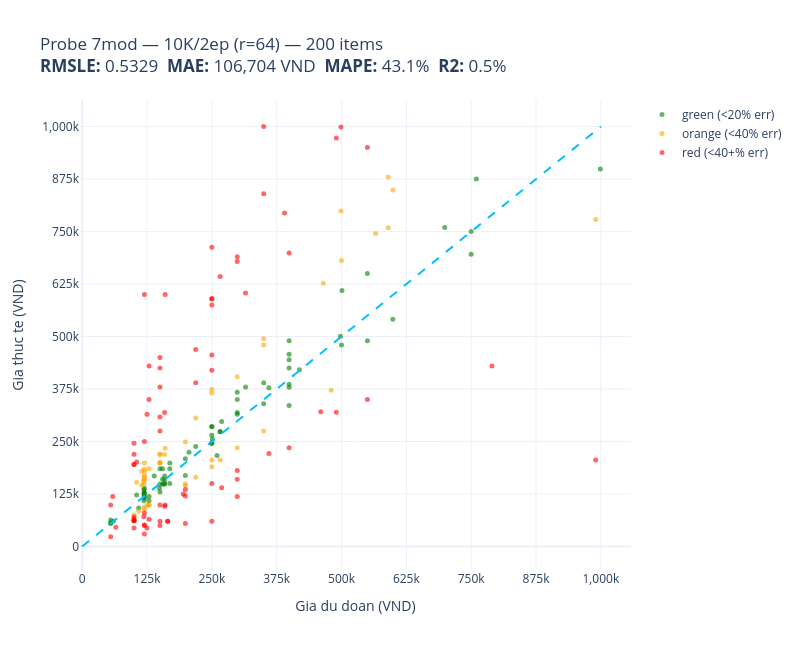
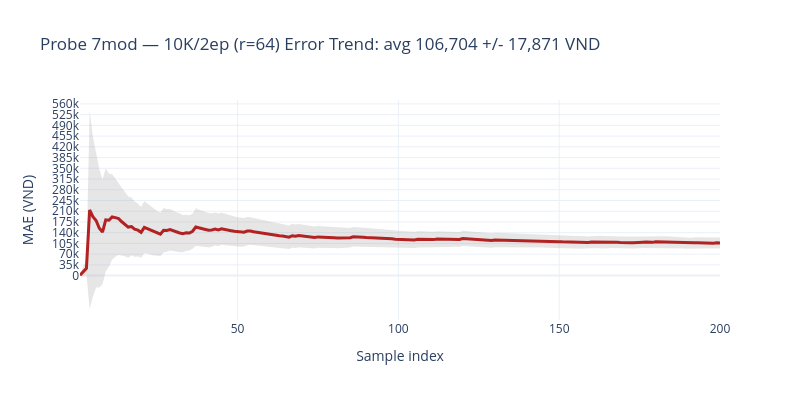

The cell these charts' notebook holds for them, in order:
### Code cell
import sys                                                                                                                                                
from pathlib import Path                                                                                                                                  
                                                                                                                                                        
# Them utils vao path (neu chua co)                                                                                                                       
notebook_dir = Path(".").resolve()
if str(notebook_dir) not in sys.path:                                                                                                                     
    sys.path.insert(0, str(notebook_dir))
                                                                                                                                                        
from utils.evaluator import plot_predictions                                                                                                              

names = [item["prompt"][:60] for item in val_raw]                                                                                                         
plot_predictions(
    np.array(trues_vnd, dtype=float),                                                                                                                     
    np.array(preds_vnd, dtype=float),
    title="Probe 7mod — 10K/2ep (r=64)",                                                                                                                  
    names=names,                                                                                                                                          
)

### Figure 1 — Plotly figure (JSON) as saved in the notebook; plotly's stock layout.template omitted (floating-point values rounded to 4 significant figures)
{"data": [{"customdata": [["Sản phẩm này có giá bao nhiêu ?\nTiêu đề: Dán cường lực GOR S<br>Pred: 150,000 VND<br>True: 149,000 VND"], ["Sản phẩm này có giá bao nhiêu ?\nTiêu đề: Sét 2 lô uốn tóc L0<br>Pred: 55,000 VND<br>True: 56,000 VND"], ["Sản phẩm này có giá bao nhiêu ?\nTiêu đề: Cáp sạc nhanh siêu <br>Pred: 119,000 VND<br>True: 135,000 VND"], ["Sản phẩm này có giá bao nhiêu ?\nTiêu đề: Sữa Tắm Kiss My Bod<br>Pred: 155,000 VND<br>True: 160,000 VND"], ["Sản phẩm này có giá bao nhiêu ?\nTiêu đề: Tinh dầu dưỡng tóc <br>Pred: 120,000 VND<br>True: 129,000 VND"], ["Sản phẩm này có giá bao nhiêu ?\nTiêu đề: Dép kẹp xốp 10F cao<br>Pred: 120,000 VND<br>True: 119,000 VND"], ["Sản phẩm này có giá bao nhiêu ?\nTiêu đề: Đồ Chơi Mô Hình Siê<br>Pred: 299,000 VND<br>True: 367,300 VND"], ["Sản phẩm này có giá bao nhiêu ?\nTiêu đề: Áo Khoác Big Size D<br>Pred: 199,000 VND<br>True: 169,000 VND"], ["Sản phẩm này có giá bao nhiêu ?\nTiêu đề: Chai Tẩy Trắng Giày<br>Pred: 109,000 VND<br>True: 91,757 VND"], ["Sản phẩm này có giá bao nhiêu ?\nTiêu đề: Hộp Hút Ẩm Ngăn Tủ <br>Pred: 129,000 VND<br>True: 119,000 VND"], ["Sản phẩm này có giá bao nhiêu ?\nTiêu đề: Gel Kẻ Mắt Waterpro<br>Pred: 299,000 VND<br>True: 315,000 VND"], ["Sản phẩm này có giá bao nhiêu ?\nTiêu đề: Giày sandal Shondo <br>Pred: 399,000 VND<br>True: 379,000 VND"], ["Sản phẩm này có giá bao nhiêu ?\nTiêu đề: Kem Chống Nắng Cấp <br>Pred: 399,000 VND<br>True: 458,000 VND"], ["Sản phẩm này có giá bao nhiêu ?\nTiêu đề: Ốp lưng An Trú Sen <br>Pred: 55,000 VND<br>True: 55,000 VND"], ["Sản phẩm này có giá bao nhiêu ?\nTiêu đề: Dep Xỏ Ngón Nữ Dế B<br>Pred: 219,000 VND<br>True: 238,000 VND"], ["Sản phẩm này có giá bao nhiêu ?\nTiêu đề: Túi đeo bụng nam đa<br>Pred: 119,000 VND<br>True: 125,000 VND"], ["Sản phẩm này có giá bao nhiêu ?\nTiêu đề: Túi đeo chéo siêu n<br>Pred: 120,000 VND<br>True: 126,000 VND"], ["Sản phẩm này có giá bao nhiêu ?\nTiêu đề: Gấu Bông Capybara H<br>Pred: 169,000 VND<br>True: 199,000 VND"], ["Sản phẩm này có giá bao nhiêu ?\nTiêu đề: Router WiFi Tenda A<br>Pred: 399,000 VND<br>True: 490,000 VND"], ["Sản phẩm này có giá bao nhiêu ?\nTiêu đề: Kính lão thị trung <br>Pred: 129,000 VND<br>True: 109,000 VND"], ["Sản phẩm này có giá bao nhiêu ?\nTiêu đề: Máy Mài Góc 960W To<br>Pred: 760,000 VND<br>True: 875,000 VND"], ["Sản phẩm này có giá bao nhiêu ?\nTiêu đề: Sạc Laptop Dell Ova<br>Pred: 550,000 VND<br>True: 490,000 VND"], ["Sản phẩm này có giá bao nhiêu ?\nTiêu đề: Sữa Dưỡng Thể NIVEA<br>Pred: 155,000 VND<br>True: 148,500 VND"], ["Sản phẩm này có giá bao nhiêu ?\nTiêu đề: Sạc USB‑C 65W cho L<br>Pred: 501,000 VND<br>True: 609,511 VND"], ["Sản phẩm này có giá bao nhiêu ?\nTiêu đề: Kính Cường Lực Tita<br>Pred: 350,000 VND<br>True: 340,000 VND"], ["Sản phẩm này có giá bao nhiêu ?\nTiêu đề: Máy mài khoàn mẫu 2<br>Pred: 750,000 VND<br>True: 696,000 VND"], ["Sản phẩm này có giá bao nhiêu ?\nTiêu đề: Bàn Phím Laptop Del<br>Pred: 266,000 VND<br>True: 273,240 VND"], ["Sản phẩm này có giá bao nhiêu ?\nTiêu đề: Serum DABO Black Ca<br>Pred: 399,000 VND<br>True: 425,000 VND"], ["Sản phẩm này có giá bao nhiêu ?\nTiêu đề: Tranh treo tường tr<br>Pred: 250,000 VND<br>True: 265,000 VND"], ["Sản phẩm này có giá bao nhiêu ?\nTiêu đề: Serum Dưỡng Chất dP<br>Pred: 599,000 VND<br>True: 541,000 VND"], ["Sản phẩm này có giá bao nhiêu ?\nTiêu đề: Rượu vang đỏ Sol de<br>Pred: 315,000 VND<br>True: 380,000 VND"], ["Sản phẩm này có giá bao nhiêu ?\nTiêu đề: UGREEN Hộp đựng ổ c<br>Pred: 399,000 VND<br>True: 336,000 VND"], ["Sản phẩm này có giá bao nhiêu ?\nTiêu đề: Thắt Lưng Nam Da Tr<br>Pred: 999,000 VND<br>True: 899,000 VND"], ["Sản phẩm này có giá bao nhiêu ?\nTiêu đề: Đèn Pha LED Năng Lư<br>Pred: 550,000 VND<br>True: 650,000 VND"], ["Sản phẩm này có giá bao nhiêu ?\nTiêu đề: Son Dưỡng Môi Deold<br>Pred: 120,000 VND<br>True: 139,000 VND"], ["Sản phẩm này có giá bao nhiêu ?\nTiêu đề: Bao da chìa khóa Ch<br>Pred: 150,000 VND<br>True: 130,000 VND"], ["Sản phẩm này có giá bao nhiêu ?\nTiêu đề: Son Kem Lì Mastige <br>Pred: 159,000 VND<br>True: 159,000 VND"], ["Sản phẩm này có giá bao nhiêu ?\nTiêu đề: Balo nữ cao cấp da <br>Pred: 169,000 VND<br>True: 185,000 VND"], ["Sản phẩm này có giá bao nhiêu ?\nTiêu đề: Sạc Laptop 19.5V-3.<br>Pred: 269,000 VND<br>True: 298,000 VND"], ["Sản phẩm này có giá bao nhiêu ?\nTiêu đề: Combo 2 Tinh Chất B<br>Pred: 498,000 VND<br>True: 501,000 VND"], ["Sản phẩm này có giá bao nhiêu ?\nTiêu đề: Túi Xách Tote Tranh<br>Pred: 119,000 VND<br>True: 109,000 VND"], ["Sản phẩm này có giá bao nhiêu ?\nTiêu đề: Quạt đứng lỡ Senko <br>Pred: 360,000 VND<br>True: 378,000 VND"], ["Sản phẩm này có giá bao nhiêu ?\nTiêu đề: Serum oh!oh! Dưỡng <br>Pred: 250,000 VND<br>True: 247,000 VND"], ["Sản phẩm này có giá bao nhiêu ?\nTiêu đề: Sạc Laptop Lenovo B<br>Pred: 251,000 VND<br>True: 256,000 VND"], ["Sản phẩm này có giá bao nhiêu ?\nTiêu đề: Sạc Laptop HP Elite<br>Pred: 500,000 VND<br>True: 480,000 VND"], ["Sản phẩm này có giá bao nhiêu ?\nTiêu đề: Kem Dưỡng Trắng Da <br>Pred: 299,000 VND<br>True: 350,000 VND"], ["Sản phẩm này có giá bao nhiêu ?\nTiêu đề: Kính Mắt Nam M02V K<br>Pred: 159,000 VND<br>True: 150,000 VND"], ["Sản phẩm này có giá bao nhiêu ?\nTiêu đề: Sạc Laptop 150W Tươ<br>Pred: 750,000 VND<br>True: 750,000 VND"], ["Sản phẩm này có giá bao nhiêu ?\nTiêu đề: Bàn Phím Máy Tính H<br>Pred: 206,000 VND<br>True: 224,543 VND"], ["Sản phẩm này có giá bao nhiêu ?\nTiêu đề: Kem Dưỡng Da Toàn T<br>Pred: 150,000 VND<br>True: 185,000 VND"], ["Sản phẩm này có giá bao nhiêu ?\nTiêu đề: Bình Đựng Nước Nhựa<br>Pred: 139,000 VND<br>True: 168,000 VND"], ["Sản phẩm này có giá bao nhiêu ?\nTiêu đề: Cài áo hoa mẫu số 1<br>Pred: 250,000 VND<br>True: 245,000 VND"], ["Sản phẩm này có giá bao nhiêu ?\nTiêu đề: Pin Tương Thích Lap<br>Pred: 419,000 VND<br>True: 421,000 VND"], ["Sản phẩm này có giá bao nhiêu ?\nTiêu đề: Nón mũ kết 5.11 Chi<br>Pred: 159,000 VND<br>True: 168,000 VND"], ["Sản phẩm này có giá bao nhiêu ?\nTiêu đề: Móc khóa da cá sấu <br>Pred: 199,000 VND<br>True: 209,000 VND"], ["Sản phẩm này có giá bao nhiêu ?\nTiêu đề: Lưỡi cắt thép thủy <br>Pred: 250,000 VND<br>True: 285,000 VND"], ["Sản phẩm này có giá bao nhiêu ?\nTiêu đề: Trò chơi trí tuệ As<br>Pred: 299,000 VND<br>True: 319,000 VND"], ["Sản phẩm này có giá bao nhiêu ?\nTiêu đề: Áo thun 5THEWAY Spi<br>Pred: 350,000 VND<br>True: 390,000 VND"], ["Sản phẩm này có giá bao nhiêu ?\nTiêu đề: Balo Thời Trang Oma<br>Pred: 399,000 VND<br>True: 386,700 VND"], ["Sản phẩm này có giá bao nhiêu ?\nTiêu đề: Sữa rửa mặt Ganier <br>Pred: 155,000 VND<br>True: 185,000 VND"], ["Sản phẩm này có giá bao nhiêu ?\nTiêu đề: Nước Hoa Hasumi Nam<br>Pred: 250,000 VND<br>True: 286,000 VND"], ["Sản phẩm này có giá bao nhiêu ?\nTiêu đề: Đồ bộ mặc nhà cao c<br>Pred: 169,000 VND<br>True: 150,000 VND"], ["Sản phẩm này có giá bao nhiêu ?\nTiêu đề: Cá Ngừ Chay Xắt Lát<br>Pred: 55,000 VND<br>True: 63,000 VND"], ["Sản phẩm này có giá bao nhiêu ?\nTiêu đề: Miếng đệm ốp tai ng<br>Pred: 120,000 VND<br>True: 115,000 VND"], ["Sản phẩm này có giá bao nhiêu ?\nTiêu đề: Găng tay phượt nam <br>Pred: 149,000 VND<br>True: 139,000 VND"], ["Sản phẩm này có giá bao nhiêu ?\nTiêu đề: Mô hình máy bay B-2<br>Pred: 105,000 VND<br>True: 122,500 VND"], ["Sản phẩm này có giá bao nhiêu ?\nTiêu đề: Pin Li‑ion 6 Cell 1<br>Pred: 399,000 VND<br>True: 445,000 VND"], ["Sản phẩm này có giá bao nhiêu ?\nTiêu đề: Nón cao bồi phớt mũ<br>Pred: 159,000 VND<br>True: 149,000 VND"], ["Sản phẩm này có giá bao nhiêu ?\nTiêu đề: Súng phun sơn 100cc<br>Pred: 260,000 VND<br>True: 217,000 VND"], ["Sản phẩm này có giá bao nhiêu ?\nTiêu đề: Máy phun sơn 600W H<br>Pred: 699,000 VND<br>True: 759,600 VND"], ["Sản phẩm này có giá bao nhiêu ?\nTiêu đề: Bàn phím tương thíc<br>Pred: 266,000 VND<br>True: 274,000 VND"], ["Sản phẩm này có giá bao nhiêu ?\nTiêu đề: Ốp lưng silicone và<br>Pred: 60,000 VND<br>True: 60,000 VND"]], "hovertemplate": "%{customdata[0]}<extra></extra>", "marker": {"color": "green", "opacity": 0.6, "size": 5}, "mode": "markers", "name": "green (<20% err)", "type": "scatter", "x": [150000.0, 55000.0, 119000.0, 155000.0, 120000.0, 120000.0, 299000.0, 199000.0, 109000.0, 129000.0, 299000.0, 399000.0, 399000.0, 55000.0, 219000.0, 119000.0, 120000.0, 169000.0, 399000.0, 129000.0, 760000.0, 550000.0, 155000.0, 501000.0, 350000.0, 750000.0, 266000.0, 399000.0, 250000.0, 599000.0, 315000.0, 399000.0, 999000.0, 550000.0, 120000.0, 150000.0, 159000.0, 169000.0, 269000.0, 498000.0, 119000.0, 360000.0, 250000.0, 251000.0, 500000.0, 299000.0, 159000.0, 750000.0, 206000.0, 150000.0, 139000.0, 250000.0, 419000.0, 159000.0, 199000.0, 250000.0, 299000.0, 350000.0, 399000.0, 155000.0, 250000.0, 169000.0, 55000.0, 120000.0, 149000.0, 105000.0, 399000.0, 159000.0, 260000.0, 699000.0, 266000.0, 60000.0], "y": [149000.0, 56000.0, 135000.0, 160000.0, 129000.0, 119000.0, 367300.0, 169000.0, 91760.0, 119000.0, 315000.0, 379000.0, 458000.0, 55000.0, 238000.0, 125000.0, 126000.0, 199000.0, 490000.0, 109000.0, 875000.0, 490000.0, 148500.0, 609500.0, 340000.0, 696000.0, 273200.0, 425000.0, 265000.0, 541000.0, 380000.0, 336000.0, 899000.0, 650000.0, 139000.0, 130000.0, 159000.0, 185000.0, 298000.0, 501000.0, 109000.0, 378000.0, 247000.0, 256000.0, 480000.0, 350000.0, 150000.0, 750000.0, 224500.0, 185000.0, 168000.0, 245000.0, 421000.0, 168000.0, 209000.0, 285000.0, 319000.0, 390000.0, 386700.0, 185000.0, 286000.0, 150000.0, 63000.0, 115000.0, 139000.0, 122500.0, 445000.0, 149000.0, 217000.0, 759600.0, 274000.0, 60000.0]}, {"customdata": [["Sản phẩm này có giá bao nhiêu ?\nTiêu đề: Dung Dịch Tắm Gội T<br>Pred: 125,000 VND<br>True: 98,000 VND"], ["Sản phẩm này có giá bao nhiêu ?\nTiêu đề: Túi Handmade Hạt Ng<br>Pred: 250,000 VND<br>True: 206,000 VND"], ["Sản phẩm này có giá bao nhiêu ?\nTiêu đề: Ví nữ ngắn gấp 3 st<br>Pred: 129,000 VND<br>True: 185,000 VND"], ["Sản phẩm này có giá bao nhiêu ?\nTiêu đề: Combo 5 lõi lọc nướ<br>Pred: 250,000 VND<br>True: 190,000 VND"], ["Sản phẩm này có giá bao nhiêu ?\nTiêu đề: Kem Dưỡng Ẩm Tay Hy<br>Pred: 219,000 VND<br>True: 305,970 VND"], ["Sản phẩm này có giá bao nhiêu ?\nTiêu đề: Bàn phím laptop dùn<br>Pred: 266,000 VND<br>True: 205,965 VND"], ["Sản phẩm này có giá bao nhiêu ?\nTiêu đề: Túi xách Đeo Chéo N<br>Pred: 129,000 VND<br>True: 99,000 VND"], ["Sản phẩm này có giá bao nhiêu ?\nTiêu đề: Thắt lưng nữ kim lo<br>Pred: 120,000 VND<br>True: 89,000 VND"], ["Sản phẩm này có giá bao nhiêu ?\nTiêu đề: Đế xuồng quai khuyế<br>Pred: 120,000 VND<br>True: 199,000 VND"], ["Sản phẩm này có giá bao nhiêu ?\nTiêu đề: Thuốc Trừ Sâu GLADI<br>Pred: 115,000 VND<br>True: 146,000 VND"], ["Sản phẩm này có giá bao nhiêu ?\nTiêu đề: Áo Mưa 2 Đầu 2 Ngườ<br>Pred: 119,000 VND<br>True: 149,000 VND"], ["Sản phẩm này có giá bao nhiêu ?\nTiêu đề: Cáp âm thanh 6.5mm <br>Pred: 119,000 VND<br>True: 156,000 VND"], ["Sản phẩm này có giá bao nhiêu ?\nTiêu đề: Ví Nam Da Bò Nhập K<br>Pred: 199,000 VND<br>True: 149,000 VND"], ["Sản phẩm này có giá bao nhiêu ?\nTiêu đề: Bộ tranh xếp hình c<br>Pred: 150,000 VND<br>True: 199,000 VND"], ["Sản phẩm này có giá bao nhiêu ?\nTiêu đề: Sạc USB‑C 65W dành <br>Pred: 500,000 VND<br>True: 681,000 VND"], ["Sản phẩm này có giá bao nhiêu ?\nTiêu đề: Kệ lưu trữ thông mi<br>Pred: 590,000 VND<br>True: 880,000 VND"], ["Sản phẩm này có giá bao nhiêu ?\nTiêu đề: Ấm Siêu Tốc Trơn Đạ<br>Pred: 199,000 VND<br>True: 145,000 VND"], ["Sản phẩm này có giá bao nhiêu ?\nTiêu đề: Thuốc Trừ Mối Termi<br>Pred: 105,000 VND<br>True: 153,000 VND"], ["Sản phẩm này có giá bao nhiêu ?\nTiêu đề: Mũ Nón Snapback Thờ<br>Pred: 159,000 VND<br>True: 219,000 VND"], ["Sản phẩm này có giá bao nhiêu ?\nTiêu đề: Áo len nữ Haint Bou<br>Pred: 199,000 VND<br>True: 249,000 VND"], ["Sản phẩm này có giá bao nhiêu ?\nTiêu đề: Mũ Nón Lưỡi Trai Un<br>Pred: 150,000 VND<br>True: 220,000 VND"], ["Sản phẩm này có giá bao nhiêu ?\nTiêu đề: Xe chở rác mini MyS<br>Pred: 120,000 VND<br>True: 169,000 VND"], ["Sản phẩm này có giá bao nhiêu ?\nTiêu đề: Ốp lưng Lenovo Xiao<br>Pred: 120,000 VND<br>True: 160,000 VND"], ["Sản phẩm này có giá bao nhiêu ?\nTiêu đề: Sữa bột Optimum Gol<br>Pred: 465,000 VND<br>True: 627,000 VND"], ["Sản phẩm này có giá bao nhiêu ?\nTiêu đề: Gel Mềm Tạo Kiểu Ar<br>Pred: 115,000 VND<br>True: 179,000 VND"], ["Sản phẩm này có giá bao nhiêu ?\nTiêu đề: Mũ lưỡi trai M22 vi<br>Pred: 120,000 VND<br>True: 167,000 VND"], ["Sản phẩm này có giá bao nhiêu ?\nTiêu đề: Đèn Ốp Vách Đương Đ<br>Pred: 350,000 VND<br>True: 495,000 VND"], ["Sản phẩm này có giá bao nhiêu ?\nTiêu đề: Combo 10 quần lót S<br>Pred: 150,000 VND<br>True: 199,000 VND"], ["Sản phẩm này có giá bao nhiêu ?\nTiêu đề: Bàn Phím Laptop Len<br>Pred: 566,000 VND<br>True: 745,200 VND"], ["Sản phẩm này có giá bao nhiêu ?\nTiêu đề: Bông tẩy trang Mini<br>Pred: 109,000 VND<br>True: 83,990 VND"], ["Sản phẩm này có giá bao nhiêu ?\nTiêu đề: Mũ nửa đầu rộng với<br>Pred: 120,000 VND<br>True: 179,000 VND"], ["Sản phẩm này có giá bao nhiêu ?\nTiêu đề: Combo 2 Xịt Thơm To<br>Pred: 299,000 VND<br>True: 404,000 VND"], ["Sản phẩm này có giá bao nhiêu ?\nTiêu đề: Áo Khoác Dù M1500 (<br>Pred: 250,000 VND<br>True: 374,680 VND"], ["Sản phẩm này có giá bao nhiêu ?\nTiêu đề: Tã quần UniDry Siêu<br>Pred: 350,000 VND<br>True: 275,000 VND"], ["Sản phẩm này có giá bao nhiêu ?\nTiêu đề: Máy Xông Khí Dung O<br>Pred: 590,000 VND<br>True: 759,000 VND"], ["Sản phẩm này có giá bao nhiêu ?\nTiêu đề: Bao da chính hãng c<br>Pred: 150,000 VND<br>True: 200,000 VND"], ["Sản phẩm này có giá bao nhiêu ?\nTiêu đề: Bát tô thủy tinh ph<br>Pred: 119,000 VND<br>True: 159,850 VND"], ["Sản phẩm này có giá bao nhiêu ?\nTiêu đề: Áo lót nâng ngực nữ<br>Pred: 299,000 VND<br>True: 235,000 VND"], ["Sản phẩm này có giá bao nhiêu ?\nTiêu đề: Thùng 12 lon bia Sa<br>Pred: 480,000 VND<br>True: 372,000 VND"], ["Sản phẩm này có giá bao nhiêu ?\nTiêu đề: Gấu bông lotso đỏ d<br>Pred: 219,000 VND<br>True: 165,000 VND"], ["Sản phẩm này có giá bao nhiêu ?\nTiêu đề: Găng tay Nitrile dà<br>Pred: 129,000 VND<br>True: 100,000 VND"], ["Sản phẩm này có giá bao nhiêu ?\nTiêu đề: Thùng Đựng Gạo Thôn<br>Pred: 499,000 VND<br>True: 799,000 VND"], ["Sản phẩm này có giá bao nhiêu ?\nTiêu đề: Combo 2 Kem Chống N<br>Pred: 350,000 VND<br>True: 480,000 VND"], ["Sản phẩm này có giá bao nhiêu ?\nTiêu đề: Túi Xách Nữ Cỡ Lớn <br>Pred: 119,000 VND<br>True: 93,150 VND"], ["Sản phẩm này có giá bao nhiêu ?\nTiêu đề: Thùng 40 gói mì xào<br>Pred: 160,000 VND<br>True: 234,000 VND"], ["Sản phẩm này có giá bao nhiêu ?\nTiêu đề: Túi xách công sở na<br>Pred: 250,000 VND<br>True: 365,750 VND"], ["Sản phẩm này có giá bao nhiêu ?\nTiêu đề: Router Wifi Linksys<br>Pred: 599,000 VND<br>True: 849,000 VND"], ["Sản phẩm này có giá bao nhiêu ?\nTiêu đề: Bọc Vô Lăng CIND 50<br>Pred: 120,000 VND<br>True: 184,000 VND"], ["Sản phẩm này có giá bao nhiêu ?\nTiêu đề: Tinh dầu mùi hương <br>Pred: 990,000 VND<br>True: 779,000 VND"], ["Sản phẩm này có giá bao nhiêu ?\nTiêu đề: Duka Con Quay Chiến<br>Pred: 150,000 VND<br>True: 220,000 VND"], ["Sản phẩm này có giá bao nhiêu ?\nTiêu đề: Bông phấn khô quai <br>Pred: 100,000 VND<br>True: 75,000 VND"]], "hovertemplate": "%{customdata[0]}<extra></extra>", "marker": {"color": "orange", "opacity": 0.6, "size": 5}, "mode": "markers", "name": "orange (<40% err)", "type": "scatter", "x": [125000.0, 250000.0, 129000.0, 250000.0, 219000.0, 266000.0, 129000.0, 120000.0, 120000.0, 115000.0, 119000.0, 119000.0, 199000.0, 150000.0, 500000.0, 590000.0, 199000.0, 105000.0, 159000.0, 199000.0, 150000.0, 120000.0, 120000.0, 465000.0, 115000.0, 120000.0, 350000.0, 150000.0, 566000.0, 109000.0, 120000.0, 299000.0, 250000.0, 350000.0, 590000.0, 150000.0, 119000.0, 299000.0, 480000.0, 219000.0, 129000.0, 499000.0, 350000.0, 119000.0, 160000.0, 250000.0, 599000.0, 120000.0, 990000.0, 150000.0, 100000.0], "y": [98000.0, 206000.0, 185000.0, 190000.0, 306000.0, 206000.0, 99000.0, 89000.0, 199000.0, 146000.0, 149000.0, 156000.0, 149000.0, 199000.0, 681000.0, 880000.0, 145000.0, 153000.0, 219000.0, 249000.0, 220000.0, 169000.0, 160000.0, 627000.0, 179000.0, 167000.0, 495000.0, 199000.0, 745200.0, 83990.0, 179000.0, 404000.0, 374700.0, 275000.0, 759000.0, 200000.0, 159800.0, 235000.0, 372000.0, 165000.0, 100000.0, 799000.0, 480000.0, 93150.0, 234000.0, 365800.0, 849000.0, 184000.0, 779000.0, 220000.0, 75000.0]}, {"customdata": [["Sản phẩm này có giá bao nhiêu ?\nTiêu đề: Master Lock 2840 EU<br>Pred: 990,000 VND<br>True: 206,000 VND"], ["Sản phẩm này có giá bao nhiêu ?\nTiêu đề: Kem Nhuộm Tóc Màu T<br>Pred: 165,000 VND<br>True: 60,000 VND"], ["Sản phẩm này có giá bao nhiêu ?\nTiêu đề: Đèn Pin Laser Xanh <br>Pred: 299,000 VND<br>True: 181,000 VND"], ["Sản phẩm này có giá bao nhiêu ?\nTiêu đề: LEGO Xe Tải Chở Rác<br>Pred: 499,000 VND<br>True: 999,000 VND"], ["Sản phẩm này có giá bao nhiêu ?\nTiêu đề: Lư xông trầm điện c<br>Pred: 250,000 VND<br>True: 420,000 VND"], ["Sản phẩm này có giá bao nhiêu ?\nTiêu đề: Mô hình khủng long <br>Pred: 150,000 VND<br>True: 450,000 VND"], ["Sản phẩm này có giá bao nhiêu ?\nTiêu đề: Vali du lịch hình c<br>Pred: 399,000 VND<br>True: 235,000 VND"], ["Sản phẩm này có giá bao nhiêu ?\nTiêu đề: Túi tote vintage mà<br>Pred: 199,000 VND<br>True: 55,000 VND"], ["Sản phẩm này có giá bao nhiêu ?\nTiêu đề: Bàn Chải Đánh Răng <br>Pred: 55,000 VND<br>True: 99,000 VND"], ["Sản phẩm này có giá bao nhiêu ?\nTiêu đề: Nước Hoa Nữ Narciso<br>Pred: 250,000 VND<br>True: 60,000 VND"], ["Sản phẩm này có giá bao nhiêu ?\nTiêu đề: Tinh dầu Midnight L<br>Pred: 490,000 VND<br>True: 973,000 VND"], ["Sản phẩm này có giá bao nhiêu ?\nTiêu đề: VÍ SEN 4 - CHÍNH HÃ<br>Pred: 120,000 VND<br>True: 600,000 VND"], ["Sản phẩm này có giá bao nhiêu ?\nTiêu đề: Vòi phun nước rửa x<br>Pred: 360,000 VND<br>True: 221,500 VND"], ["Sản phẩm này có giá bao nhiêu ?\nTiêu đề: Găng tay lông Tôn N<br>Pred: 129,000 VND<br>True: 350,000 VND"], ["Sản phẩm này có giá bao nhiêu ?\nTiêu đề: Nhang Nụ Trầm Hương<br>Pred: 150,000 VND<br>True: 380,000 VND"], ["Sản phẩm này có giá bao nhiêu ?\nTiêu đề: Lõi lọc Karofi số 7<br>Pred: 150,000 VND<br>True: 275,000 VND"], ["Sản phẩm này có giá bao nhiêu ?\nTiêu đề: Tai nghe Bluetooth <br>Pred: 250,000 VND<br>True: 590,000 VND"], ["Sản phẩm này có giá bao nhiêu ?\nTiêu đề: Thùng Bia Ngũ Hành <br>Pred: 350,000 VND<br>True: 1,000,000 VND"], ["Sản phẩm này có giá bao nhiêu ?\nTiêu đề: Kéo đầu tròn cắt lô<br>Pred: 100,000 VND<br>True: 70,000 VND"], ["Sản phẩm này có giá bao nhiêu ?\nTiêu đề: Thắt lưng thời tran<br>Pred: 125,000 VND<br>True: 44,000 VND"], ["Sản phẩm này có giá bao nhiêu ?\nTiêu đề: Razer Sphex V3 Bàn <br>Pred: 399,000 VND<br>True: 699,000 VND"], ["Sản phẩm này có giá bao nhiêu ?\nTiêu đề: Kính thời trang hot<br>Pred: 120,000 VND<br>True: 29,500 VND"], ["Sản phẩm này có giá bao nhiêu ?\nTiêu đề: Túi Đeo Chéo Nam HA<br>Pred: 100,000 VND<br>True: 44,000 VND"], ["Sản phẩm này có giá bao nhiêu ?\nTiêu đề: Balo Da Nam Thời Tr<br>Pred: 150,000 VND<br>True: 308,700 VND"], ["Sản phẩm này có giá bao nhiêu ?\nTiêu đề: Mặt Khóa Thắt Lưng <br>Pred: 250,000 VND<br>True: 590,000 VND"], ["Sản phẩm này có giá bao nhiêu ?\nTiêu đề: Phấn Nền Mịn Lì Cat<br>Pred: 219,000 VND<br>True: 390,000 VND"], ["Sản phẩm này có giá bao nhiêu ?\nTiêu đề: Viên chả tôm 200g  <br>Pred: 100,000 VND<br>True: 62,000 VND"], ["Sản phẩm này có giá bao nhiêu ?\nTiêu đề: Bật lửa gas 1 tia L<br>Pred: 160,000 VND<br>True: 99,000 VND"], ["Sản phẩm này có giá bao nhiêu ?\nTiêu đề: Sốt mayonnaise Kewp<br>Pred: 65,000 VND<br>True: 46,100 VND"], ["Sản phẩm này có giá bao nhiêu ?\nTiêu đề: Hộp mực 14A/EP 333 <br>Pred: 160,000 VND<br>True: 600,000 VND"], ["Sản phẩm này có giá bao nhiêu ?\nTiêu đề: Bộ bình uống nước 6<br>Pred: 315,000 VND<br>True: 603,750 VND"], ["Sản phẩm này có giá bao nhiêu ?\nTiêu đề: Mô hình khủng long <br>Pred: 150,000 VND<br>True: 425,000 VND"], ["Sản phẩm này có giá bao nhiêu ?\nTiêu đề: Mũi khoan lỗ 75mm T<br>Pred: 460,000 VND<br>True: 321,000 VND"], ["Sản phẩm này có giá bao nhiêu ?\nTiêu đề: Đồ chơi đàn gõ Xylo<br>Pred: 269,000 VND<br>True: 140,000 VND"], ["Sản phẩm này có giá bao nhiêu ?\nTiêu đề: Bộ Kéo Spa Cắt Tỉa <br>Pred: 125,000 VND<br>True: 315,000 VND"], ["Sản phẩm này có giá bao nhiêu ?\nTiêu đề: Ổ khóa ABUS 88/50 P<br>Pred: 390,000 VND<br>True: 794,000 VND"], ["Sản phẩm này có giá bao nhiêu ?\nTiêu đề: Xịt Dưỡng Tóc Hương<br>Pred: 195,000 VND<br>True: 125,000 VND"], ["Sản phẩm này có giá bao nhiêu ?\nTiêu đề: Yến Khánh Hoà La Sa<br>Pred: 150,000 VND<br>True: 50,000 VND"], ["Sản phẩm này có giá bao nhiêu ?\nTiêu đề: Gói dầu gội và xả H<br>Pred: 150,000 VND<br>True: 60,000 VND"], ["Sản phẩm này có giá bao nhiêu ?\nTiêu đề: Cá Đỗng Xẻ Trộn Nướ<br>Pred: 105,000 VND<br>True: 201,000 VND"], ["Sản phẩm này có giá bao nhiêu ?\nTiêu đề: Tấm Chắn Dầu 4 Tron<br>Pred: 129,000 VND<br>True: 430,000 VND"], ["Sản phẩm này có giá bao nhiêu ?\nTiêu đề: Túi iPad Nam 28x25x<br>Pred: 150,000 VND<br>True: 99,000 VND"], ["Sản phẩm này có giá bao nhiêu ?\nTiêu đề: Balo Laptop Mr Vui <br>Pred: 250,000 VND<br>True: 575,000 VND"], ["Sản phẩm này có giá bao nhiêu ?\nTiêu đề: Lưỡi cắt gỗ 185mm 4<br>Pred: 250,000 VND<br>True: 150,000 VND"], ["Sản phẩm này có giá bao nhiêu ?\nTiêu đề: Phong bì carton MPB<br>Pred: 100,000 VND<br>True: 195,000 VND"], ["Sản phẩm này có giá bao nhiêu ?\nTiêu đề: Lót gót dày silicon<br>Pred: 55,000 VND<br>True: 23,000 VND"], ["Sản phẩm này có giá bao nhiêu ?\nTiêu đề: Ruột Bút Chì Kim B <br>Pred: 165,000 VND<br>True: 60,000 VND"], ["Sản phẩm này có giá bao nhiêu ?\nTiêu đề: Tranh dân gian Đông<br>Pred: 550,000 VND<br>True: 350,000 VND"], ["Sản phẩm này có giá bao nhiêu ?\nTiêu đề: Khăn Giấy Vệ Sinh P<br>Pred: 100,000 VND<br>True: 246,000 VND"], ["Sản phẩm này có giá bao nhiêu ?\nTiêu đề: Tấm làm mềm nệm Top<br>Pred: 350,000 VND<br>True: 840,000 VND"], ["Sản phẩm này có giá bao nhiêu ?\nTiêu đề: Nước cam ép Vfresh <br>Pred: 100,000 VND<br>True: 65,000 VND"], ["Sản phẩm này có giá bao nhiêu ?\nTiêu đề: Mô Hình Xe Design O<br>Pred: 299,000 VND<br>True: 679,000 VND"], ["Sản phẩm này có giá bao nhiêu ?\nTiêu đề: Balo học sinh 2/3 l<br>Pred: 100,000 VND<br>True: 195,000 VND"], ["Sản phẩm này có giá bao nhiêu ?\nTiêu đề: Tấm lót sơ sinh chố<br>Pred: 100,000 VND<br>True: 62,000 VND"], ["Sản phẩm này có giá bao nhiêu ?\nTiêu đề: Quạt Tản Nhiệt Fan <br>Pred: 120,000 VND<br>True: 50,000 VND"], ["Sản phẩm này có giá bao nhiêu ?\nTiêu đề: Quần Lót Nam Woada <br>Pred: 129,000 VND<br>True: 65,000 VND"], ["Sản phẩm này có giá bao nhiêu ?\nTiêu đề: Phụ kiện đan móc Hả<br>Pred: 100,000 VND<br>True: 220,000 VND"], ["Sản phẩm này có giá bao nhiêu ?\nTiêu đề: Túi xách du lịch BE<br>Pred: 490,000 VND<br>True: 320,000 VND"], ["Sản phẩm này có giá bao nhiêu ?\nTiêu đề: Mũ lưỡi trai trẻ tr<br>Pred: 120,000 VND<br>True: 51,000 VND"], ["Sản phẩm này có giá bao nhiêu ?\nTiêu đề: Dung dịch Vệ Sinh M<br>Pred: 159,000 VND<br>True: 96,000 VND"], ["Sản phẩm này có giá bao nhiêu ?\nTiêu đề: Ấm Siêu Tốc Điện In<br>Pred: 199,000 VND<br>True: 136,000 VND"], ["Sản phẩm này có giá bao nhiêu ?\nTiêu đề: Giày tây nam công c<br>Pred: 299,000 VND<br>True: 160,000 VND"], ["Sản phẩm này có giá bao nhiêu ?\nTiêu đề: Combo 2 Chiếc Bịt T<br>Pred: 100,000 VND<br>True: 61,000 VND"], ["Sản phẩm này có giá bao nhiêu ?\nTiêu đề: Lò xo máy pha thuốc<br>Pred: 120,000 VND<br>True: 250,000 VND"], ["Sản phẩm này có giá bao nhiêu ?\nTiêu đề: Kệ Gỗ Treo Tường Sá<br>Pred: 790,000 VND<br>True: 430,000 VND"], ["Sản phẩm này có giá bao nhiêu ?\nTiêu đề: Dầu gội dưỡng ẩm hư<br>Pred: 219,000 VND<br>True: 469,000 VND"], ["Sản phẩm này có giá bao nhiêu ?\nTiêu đề: Bàn phím gaming Del<br>Pred: 266,000 VND<br>True: 642,910 VND"], ["Sản phẩm này có giá bao nhiêu ?\nTiêu đề: Bình ăn bột bé Kuku<br>Pred: 299,000 VND<br>True: 119,000 VND"], ["Sản phẩm này có giá bao nhiêu ?\nTiêu đề: Kem Dưỡng Ẩm Cetaph<br>Pred: 250,000 VND<br>True: 456,000 VND"], ["Sản phẩm này có giá bao nhiêu ?\nTiêu đề: Phân hữu cơ Senmic <br>Pred: 120,000 VND<br>True: 80,000 VND"], ["Sản phẩm này có giá bao nhiêu ?\nTiêu đề: Nước Hoa Hồng Puder<br>Pred: 250,000 VND<br>True: 712,500 VND"], ["Sản phẩm này có giá bao nhiêu ?\nTiêu đề: Combo 02 Massage Mắ<br>Pred: 119,000 VND<br>True: 71,000 VND"], ["Sản phẩm này có giá bao nhiêu ?\nTiêu đề: Miếng Đệm Kê Tay Bà<br>Pred: 59,000 VND<br>True: 119,000 VND"], ["Sản phẩm này có giá bao nhiêu ?\nTiêu đề: Khung tập đi bánh l<br>Pred: 550,000 VND<br>True: 950,000 VND"], ["Sản phẩm này có giá bao nhiêu ?\nTiêu đề: Ốp Lưng Siêu Mỏng M<br>Pred: 199,000 VND<br>True: 120,000 VND"], ["Sản phẩm này có giá bao nhiêu ?\nTiêu đề: Balo nữ/nam phát sá<br>Pred: 159,000 VND<br>True: 319,000 VND"], ["Sản phẩm này có giá bao nhiêu ?\nTiêu đề: Belif Mặt Nạ Ngủ Tá<br>Pred: 299,000 VND<br>True: 690,000 VND"]], "hovertemplate": "%{customdata[0]}<extra></extra>", "marker": {"color": "red", "opacity": 0.6, "size": 5}, "mode": "markers", "name": "red (<40+% err)", "type": "scatter", "x": [990000.0, 165000.0, 299000.0, 499000.0, 250000.0, 150000.0, 399000.0, 199000.0, 55000.0, 250000.0, 490000.0, 120000.0, 360000.0, 129000.0, 150000.0, 150000.0, 250000.0, 350000.0, 100000.0, 125000.0, 399000.0, 120000.0, 100000.0, 150000.0, 250000.0, 219000.0, 100000.0, 160000.0, 65000.0, 160000.0, 315000.0, 150000.0, 460000.0, 269000.0, 125000.0, 390000.0, 195000.0, 150000.0, 150000.0, 105000.0, 129000.0, 150000.0, 250000.0, 250000.0, 100000.0, 55000.0, 165000.0, 550000.0, 100000.0, 350000.0, 100000.0, 299000.0, 100000.0, 100000.0, 120000.0, 129000.0, 100000.0, 490000.0, 120000.0, 159000.0, 199000.0, 299000.0, 100000.0, 120000.0, 790000.0, 219000.0, 266000.0, 299000.0, 250000.0, 120000.0, 250000.0, 119000.0, 59000.0, 550000.0, 199000.0, 159000.0, 299000.0], "y": [206000.0, 60000.0, 181000.0, 999000.0, 420000.0, 450000.0, 235000.0, 55000.0, 99000.0, 60000.0, 973000.0, 600000.0, 221500.0, 350000.0, 380000.0, 275000.0, 590000.0, 1000000.0, 70000.0, 44000.0, 699000.0, 29500.0, 44000.0, 308700.0, 590000.0, 390000.0, 62000.0, 99000.0, 46100.0, 600000.0, 603800.0, 425000.0, 321000.0, 140000.0, 315000.0, 794000.0, 125000.0, 50000.0, 60000.0, 201000.0, 430000.0, 99000.0, 575000.0, 150000.0, 195000.0, 23000.0, 60000.0, 350000.0, 246000.0, 840000.0, 65000.0, 679000.0, 195000.0, 62000.0, 50000.0, 65000.0, 220000.0, 320000.0, 51000.0, 96000.0, 136000.0, 160000.0, 61000.0, 250000.0, 430000.0, 469000.0, 642900.0, 119000.0, 456000.0, 80000.0, 712500.0, 71000.0, 119000.0, 950000.0, 120000.0, 319000.0, 690000.0]}, {"hoverinfo": "skip", "line": {"color": "deepskyblue", "dash": "dash", "width": 2}, "mode": "lines", "showlegend": false, "type": "scatter", "x": [0, 1000000], "y": [0, 1000000]}], "layout": {"height": 650, "title": {"text": "Probe 7mod — 10K/2ep (r=64) — 200 items<br><b>RMSLE:</b> 0.5329  <b>MAE:</b> 106,704 VND  <b>MAPE:</b> 43.1%  <b>R2:</b> 0.5%"}, "width": 800, "xaxis": {"ticktext": ["0", "125k", "250k", "375k", "500k", "625k", "750k", "875k", "1,000k"], "tickvals": [0, 125000, 250000, 375000, 500000, 625000, 750000, 875000, 1000000], "title": {"text": "Gia du doan (VND)"}}, "yaxis": {"ticktext": ["0", "125k", "250k", "375k", "500k", "625k", "750k", "875k", "1,000k"], "tickvals": [0, 125000, 250000, 375000, 500000, 625000, 750000, 875000, 1000000], "title": {"text": "Gia thuc te (VND)"}}}}

### Figure 2 — Plotly figure (JSON) as saved in the notebook; plotly's stock layout.template omitted (floating-point values rounded to 4 significant figures; data arrays with more than 128 entries replaced by an {"elided": "..."} marker saying what was removed)
{"data": [{"fill": "toself", "fillcolor": "rgba(128,128,128,0.2)", "hoverinfo": "skip", "line": {"color": "rgba(255,255,255,0)"}, "showlegend": false, "type": "scatter", "x": {"elided": "400 int values"}, "y": {"elided": "400 float values"}}, {"line": {"color": "firebrick", "width": 3}, "mode": "lines", "name": "Cumulative Avg Error", "type": "scatter", "x": {"elided": "200 int values"}, "y": {"elided": "200 float values"}}], "layout": {"height": 400, "showlegend": false, "title": {"text": "Probe 7mod — 10K/2ep (r=64) Error Trend: avg 106,704 +/- 17,871 VND"}, "width": 800, "xaxis": {"title": {"text": "Sample index"}}, "yaxis": {"ticktext": ["0", "35k", "70k", "105k", "140k", "175k", "210k", "245k", "280k", "315k", "350k", "385k", "420k", "455k", "490k", "525k", "560k"], "tickvals": [0, 35000, 70000, 105000, 140000, 175000, 210000, 245000, 280000, 315000, 350000, 385000, 420000, 455000, 490000, 525000, 560000], "title": {"text": "MAE (VND)"}}}}
